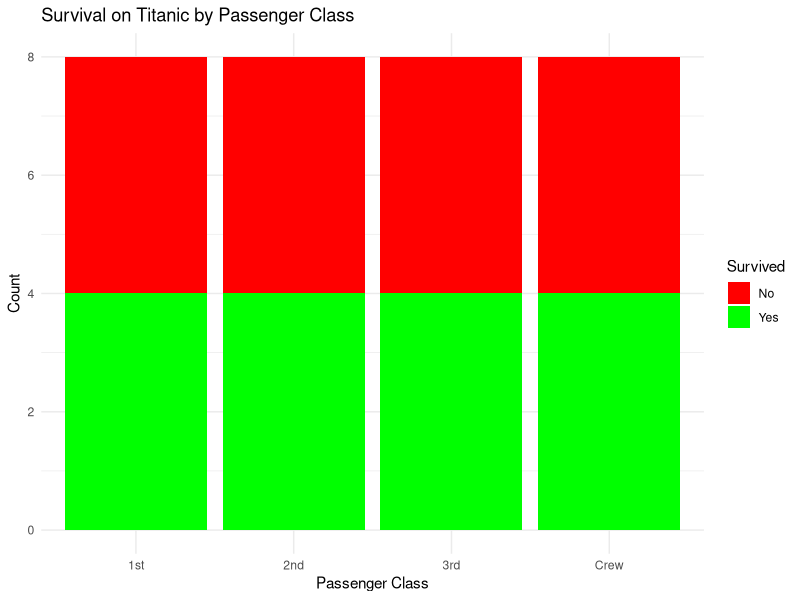
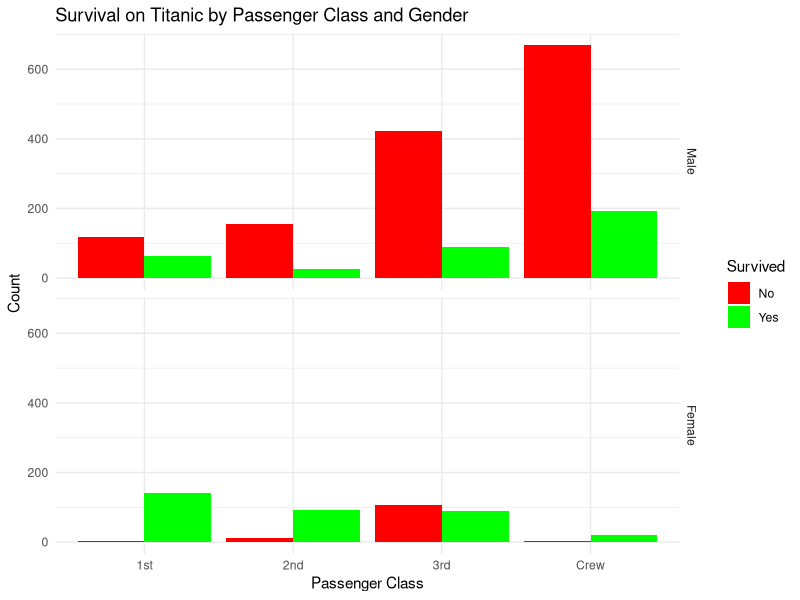
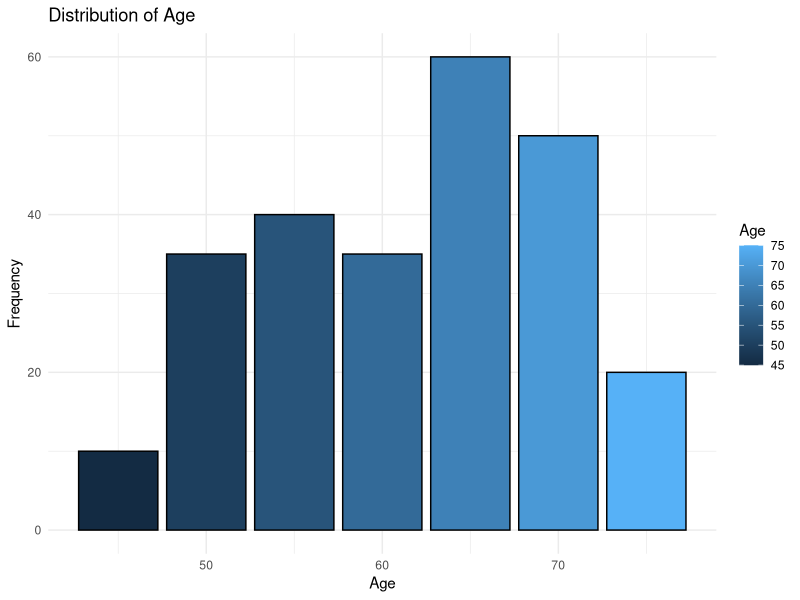

The R script that drew these images, in order:
" For this exercise, use the (built-in) dataset Titanic.
 a. Draw a Bar chart to show details of “Survived” on the Titanic based on passenger Class
 b. Modify the above plot based on gender of people who survived
 c. Draw histogram plot to show distribution of feature “Age”
"


library(ggplot2)
data("Titanic")
barplot_data <- as.data.frame(Titanic)
barplot_data$Survived <- factor(barplot_data$Survived, levels = c("No", "Yes"))
ggplot(barplot_data, aes(x = Class, fill = Survived)) +
  geom_bar(position = "stack") +
  labs(title = "Survival on Titanic by Passenger Class", x = "Passenger Class", y = "Count") +
  scale_fill_manual(values = c("No" = "red", "Yes" = "green")) +
  theme_minimal()
gender_plot_data <- aggregate(Freq ~ Class + Survived + Sex, data = barplot_data, sum)
ggplot(gender_plot_data, aes(x = Class, y = Freq, fill = Survived)) +
  geom_bar(position = "dodge", stat = "identity") +
  facet_grid(Sex ~ .) +
  labs(title = "Survival on Titanic by Passenger Class and Gender", x = "Passenger Class", y = "Count") +
  scale_fill_manual(values = c("No" = "red", "Yes" = "green")) +
  theme_minimal()
data <- data.frame(Age = c( 45, 50, 55, 60, 65, 70, 75),
                   Frequency = c(10, 35, 40, 35, 60, 50, 20))
ggplot(data, aes(x = Age, y = Frequency, fill = Age)) +
  geom_bar(stat = "identity", color = "black") +
  labs(title = "Distribution of Age",
       x = "Age",
       y = "Frequency") +
  theme_minimal()

#by Shaik Ashfaq